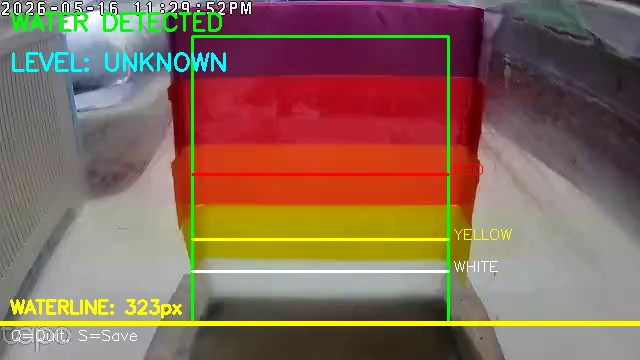
#> input picture flood_ai/water_detection_test.jpg, 640 x 360 px
$ python -i adaptive_detection.py   (imports and definitions only)
#> lines starting #> are read from the running program, lines starting #| are printed output that depends on the picture; after the words box and inside, x2 and y2 are one past the last pixel; in counts of white or black regions, pixels touching at a corner belong together
#> further down, picture is the input picture: shape (360, 640, 3); mean B, G, R 88.8, 106, 135.5
import cv2
import numpy as np
from datetime import datetime

def adaptive_color_detection(frame):
    """
    Adaptive color detection that adjusts for different lighting conditions
    """
    # Convert to HSV for better color detection
    hsv = cv2.cvtColor(frame, cv2.COLOR_BGR2HSV)

    # Calculate average brightness
    gray = cv2.cvtColor(frame, cv2.COLOR_BGR2GRAY)
    avg_brightness = np.mean(gray)

    # Adjust color ranges based on lighting conditions
    if avg_brightness < 50:  # Very dark
        # Expand value range for low light
        brightness_factor = 0.5
        saturation_factor = 0.7
    elif avg_brightness < 100:  # Low light
        brightness_factor = 0.7
        saturation_factor = 0.8
    elif avg_brightness > 200:  # Very bright
        # Tighten ranges for bright conditions
        brightness_factor = 1.2
        saturation_factor = 1.1
    else:  # Normal lighting
        brightness_factor = 1.0
        saturation_factor = 1.0

    # Adaptive color ranges
    adaptive_ranges = {
        "yellow": ([20, int(80*saturation_factor), int(80*brightness_factor)],
                  [35, 255, int(255*brightness_factor)]),
        "orange": ([10, int(100*saturation_factor), int(80*brightness_factor)],
                  [20, 255, int(255*brightness_factor)]),
        "red_low": ([0, int(100*saturation_factor), int(80*brightness_factor)],
                   [10, 255, int(255*brightness_factor)]),
        "red_high": ([165, int(100*saturation_factor), int(80*brightness_factor)],
                    [180, 255, int(255*brightness_factor)]),
        "purple": ([125, int(85*saturation_factor), int(85*brightness_factor)],
                  [160, 255, int(255*brightness_factor)]),
    }

    return adaptive_ranges, avg_brightness

def enhance_low_light_frame(frame):
    """
    Enhance frame for better visibility in low light conditions
    """
    # Convert to LAB color space
    lab = cv2.cvtColor(frame, cv2.COLOR_BGR2LAB)
#> lab: shape (360, 640, 3); mean of channels 0, 1, 2 124.9, 138.7, 142.9
    l, a, b = cv2.split(lab)
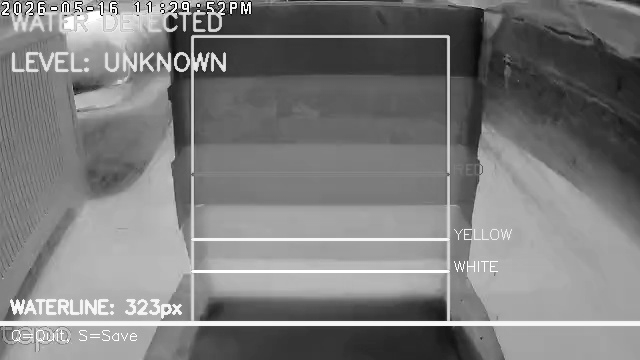
#> l: shape (360, 640); min 0, max 255, mean 124.9
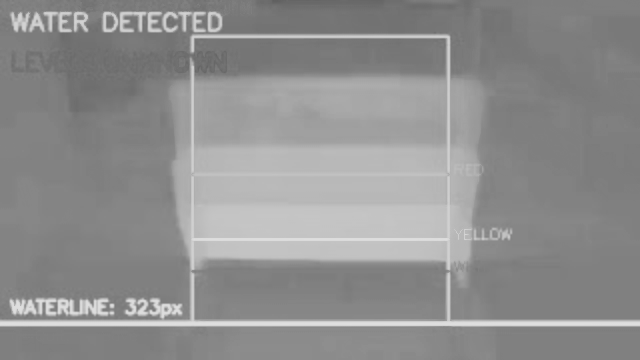
#> b: shape (360, 640); min 95, max 223, mean 142.9

    # Apply CLAHE (Contrast Limited Adaptive Histogram Equalization) to L channel
    clahe = cv2.createCLAHE(clipLimit=3.0, tileGridSize=(8,8))
    l = clahe.apply(l)

    # Merge channels and convert back to BGR
    enhanced = cv2.merge([l, a, b])
#> enhanced: shape (360, 640, 3); mean of channels 0, 1, 2 130.1, 138.7, 142.9
    enhanced = cv2.cvtColor(enhanced, cv2.COLOR_LAB2BGR)
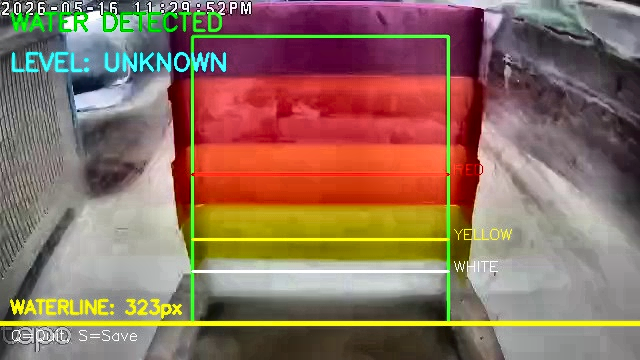
#> enhanced: shape (360, 640, 3); mean B, G, R 95.3, 112.3, 141.6

    return enhanced

def detect_time_of_day():
    """
    Detect approximate time of day for automatic mode switching
    """
    now = datetime.now()
    hour = now.hour

    if 6 <= hour < 18:
        return "day"
    elif 18 <= hour < 20 or 5 <= hour < 6:
        return "twilight"
    else:
        return "night"

# Example usage in your main detection function
def improved_detect_waterline(frame):
    time_of_day = detect_time_of_day()

    # Enhance frame if needed
    if time_of_day in ["twilight", "night"]:
        frame = enhance_low_light_frame(frame)

    # Get adaptive color ranges
    adaptive_ranges, brightness = adaptive_color_detection(frame)
#> in adaptive_color_detection, `hsv = cv2.cvtColor(frame, cv2.COLOR_BGR2HSV)`: hsv: shape (360, 640, 3); mean H, S, V 76, 100, 149.1
#> in adaptive_color_detection, `gray = cv2.cvtColor(frame, cv2.COLOR_BGR2GRAY)`:
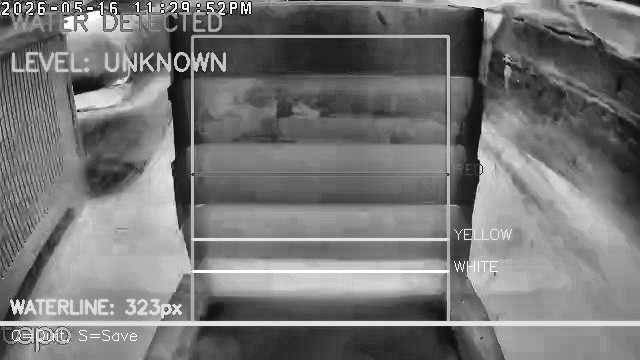
#> gray: shape (360, 640); min 1, max 255, mean 119.1
#> in adaptive_color_detection, `avg_brightness = np.mean(gray)`: avg_brightness = 119.1
#> adaptive_ranges = {'yellow': ([20, 80, 80], [35, 255, 255]), 'orange': ([10, 100, 80], [20, 255, 255]), 'red_low': ([0, 100, 80], [10, 255, 255]), 'red_high': ([165, 100, 80], [180, 255, 255]), 'purple': ([125, 85, 85], [160, 255, 255])}; brightness = 119.1

    # Use adaptive ranges instead of fixed ones
    hsv = cv2.cvtColor(frame, cv2.COLOR_BGR2HSV)
    h, w = frame.shape[:2]
#> h = 360; w = 640

    # ROI selection
    roi_top = int(h * 0.05)
#> roi_top = 18
    roi_bottom = int(h * 0.95)
#> roi_bottom = 342
    roi_left = int(w * 0.25)
#> roi_left = 160
    roi_right = int(w * 0.75)
#> roi_right = 480

    hsv_roi = hsv[roi_top:roi_bottom, roi_left:roi_right]
#> hsv_roi: shape (324, 320, 3); mean H, S, V 66.8, 168.2, 163.3

    # Apply adaptive color detection
    combined_mask = np.zeros(hsv_roi.shape[:2], dtype=np.uint8)
    for name, (lower, upper) in adaptive_ranges.items():
        mask = cv2.inRange(hsv_roi, np.array(lower), np.array(upper))
        combined_mask = cv2.bitwise_or(combined_mask, mask)
#> this loop made 5 passes
#> (name, lower, upper) on passes 1 to 5: ('yellow', [20, 80, 80], [35, 255, 255]), ('orange', [10, 100, 80], [20, 255, 255]), ('red_low', [0, 100, 80], [10, 255, 255]), ('red_high', [165, 100, 80], [180, 255, 255]), ('purple', [125, 85, 85], [160, 255, 255])
#> pass 1, in improved_detect_waterline, `mask = cv2.inRange(hsv_roi, np.array(lower), np.array(upper))`:
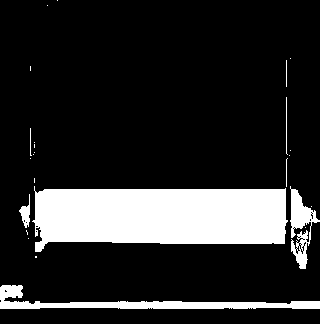
#> mask: shape (324, 320); 16.8% white; 25 white regions (17 under 20 px), largest, box (x1, y1, x2, y2) and area: (32, 186, 288, 252) 13614, (0, 285, 320, 309) 2421, (290, 186, 320, 269) 1051
#> pass 3, in improved_detect_waterline, `mask = cv2.inRange(hsv_roi, np.array(lower), np.array(upper))`:
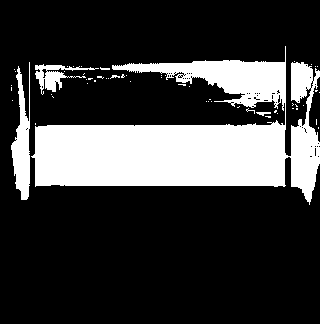
#> mask: shape (324, 320); 23.4% white; 56 white regions (50 under 20 px), largest, box (x1, y1, x2, y2) and area: (31, 46, 320, 205) 22011, (11, 62, 30, 200) 1429, (35, 64, 99, 95) 644, (256, 112, 271, 116) 36, (100, 67, 110, 70) 20, (110, 75, 120, 79) 20
#> after the loop: combined_mask: shape (324, 320); 58.2% white; 29 black regions (24 under 20 px), largest, box (x1, y1, x2, y2) and area: (0, 0, 320, 304) 37642, (0, 308, 320, 324) 4928, (309, 77, 320, 142) 414, (310, 164, 320, 220) 293, (187, 0, 198, 8) 25

    # Adjust morphological operations based on lighting
    if brightness < 100:
        # Use smaller kernel for low light to preserve details
        kernel = np.ones((5, 5), np.uint8)
    else:
        kernel = np.ones((7, 7), np.uint8)

    combined_mask = cv2.morphologyEx(combined_mask, cv2.MORPH_CLOSE, kernel)
#> combined_mask: shape (324, 320); 61.7% white; 6 black regions, box (x1, y1, x2, y2) and area: (0, 0, 320, 303) 34005, (0, 308, 320, 324) 4914, (309, 93, 320, 126) 286, (312, 174, 320, 218) 257, (160, 0, 177, 14) 188, (45, 0, 52, 5) 35
    combined_mask = cv2.morphologyEx(combined_mask, cv2.MORPH_OPEN, kernel)
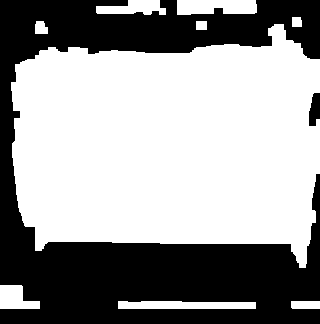
#> combined_mask: shape (324, 320); 60.4% white; 2 black regions, box (x1, y1, x2, y2) and area: (0, 0, 320, 324) 40810, (309, 93, 320, 126) 287

    # Rest of detection logic...
    return {
        "brightness": brightness,
        "time_of_day": time_of_day,
        "enhanced": time_of_day in ["twilight", "night"]
    }

>>> import cv2
>>> picture = cv2.imread('water_detection_test.jpg')
>>> result = improved_detect_waterline(picture)
#> result = {'brightness': 119.1, 'time_of_day': 'twilight', 'enhanced': True}

$ run again, on flood_ai/capture_20260517_135718.jpg
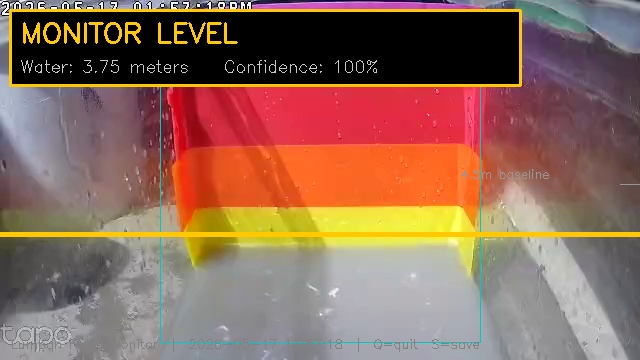
#> input picture flood_ai/capture_20260517_135718.jpg, 640 x 360 px
#> picture is the input picture: shape (360, 640, 3); mean B, G, R 89.2, 104.7, 140.1
#> lab: shape (360, 640, 3); mean of channels 0, 1, 2 122.9, 140.5, 142.4
#> hsv: shape (360, 640, 3); mean H, S, V 71.5, 82.6, 140.2
#> avg_brightness = 111.5
#> adaptive_ranges = {'yellow': ([20, 80, 80], [35, 255, 255]), 'orange': ([10, 100, 80], [20, 255, 255]), 'red_low': ([0, 100, 80], [10, 255, 255]), 'red_high': ([165, 100, 80], [180, 255, 255]), 'purple': ([125, 85, 85], [160, 255, 255])}; brightness = 111.5
#> hsv_roi: shape (324, 320, 3); mean H, S, V 60.4, 115.6, 157.2
#> the loop in improved_detect_waterline, `for name, (lower, upper) in adaptive_ranges.items():` made 5 passes
#> (name, lower, upper) on passes 1 to 5: ('yellow', [20, 80, 80], [35, 255, 255]), ('orange', [10, 100, 80], [20, 255, 255]), ('red_low', [0, 100, 80], [10, 255, 255]), ('red_high', [165, 100, 80], [180, 255, 255]), ('purple', [125, 85, 85], [160, 255, 255])
#> pass 1, in improved_detect_waterline, `mask = cv2.inRange(hsv_roi, np.array(lower), np.array(upper))`:
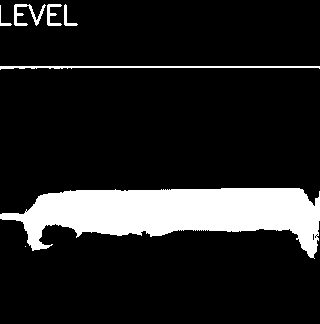
#> mask: shape (324, 320); 13.6% white; 7 white regions (1 under 20 px), largest, box (x1, y1, x2, y2) and area: (0, 188, 320, 259) 12852, (0, 66, 320, 70) 679, (14, 4, 46, 26) 257, (47, 4, 62, 26) 151, (64, 4, 78, 26) 94, (0, 5, 12, 26) 52
#> in improved_detect_waterline, `combined_mask = cv2.morphologyEx(combined_mask, cv2.MORPH_OPEN, kernel)`:
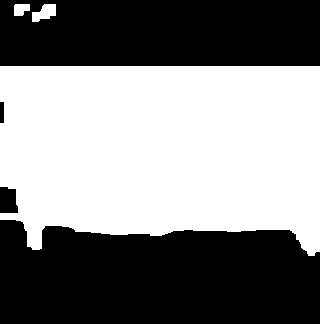
#> combined_mask: shape (324, 320); 51.5% white; 4 black regions, box (x1, y1, x2, y2) and area: (0, 220, 320, 324) 29138, (0, 0, 320, 66) 20674, (0, 187, 18, 213) 415, (0, 102, 4, 123) 84
#> result = {'brightness': 111.5, 'time_of_day': 'twilight', 'enhanced': True}
